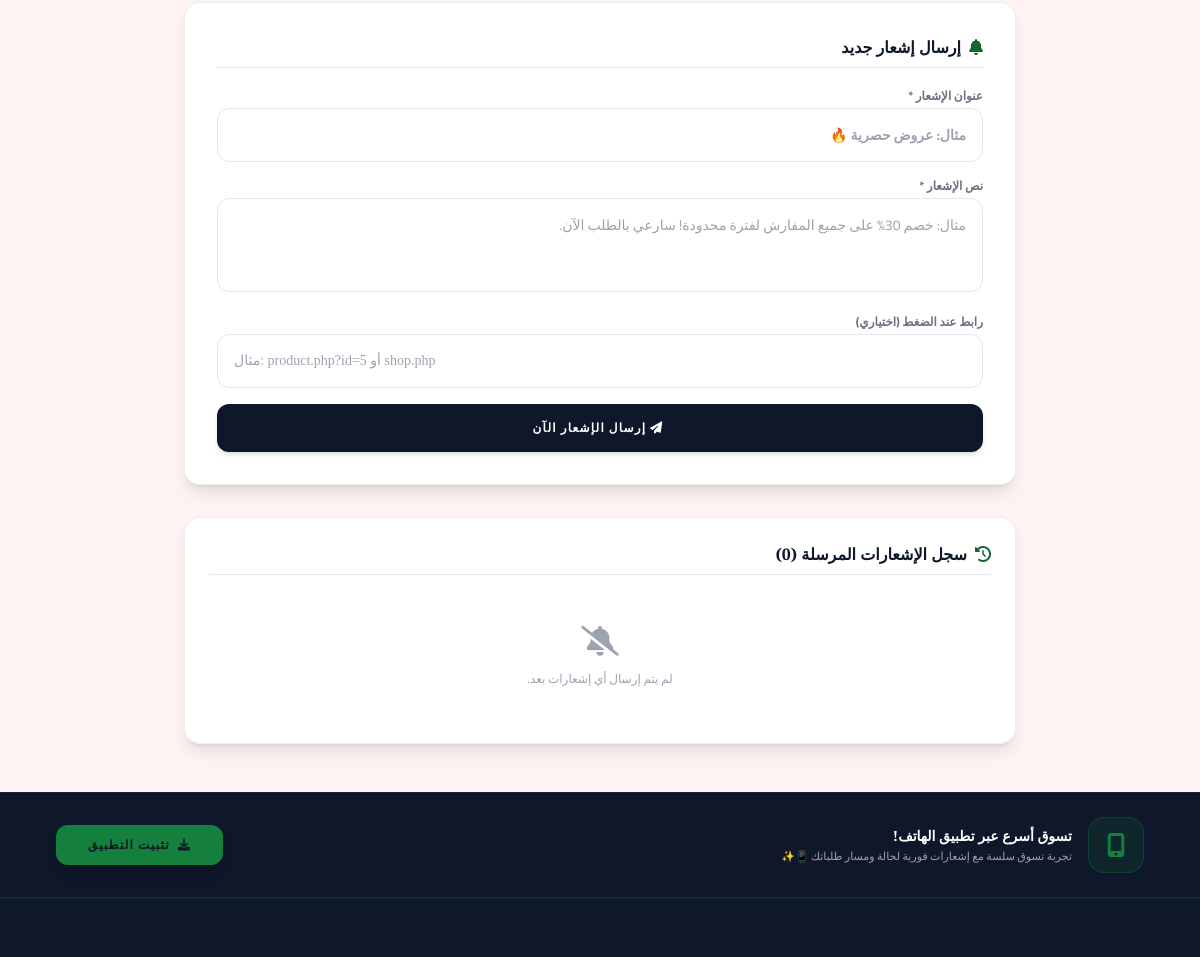
Page /admin_notifications.php (signed in, middle part) on the earlier database version.
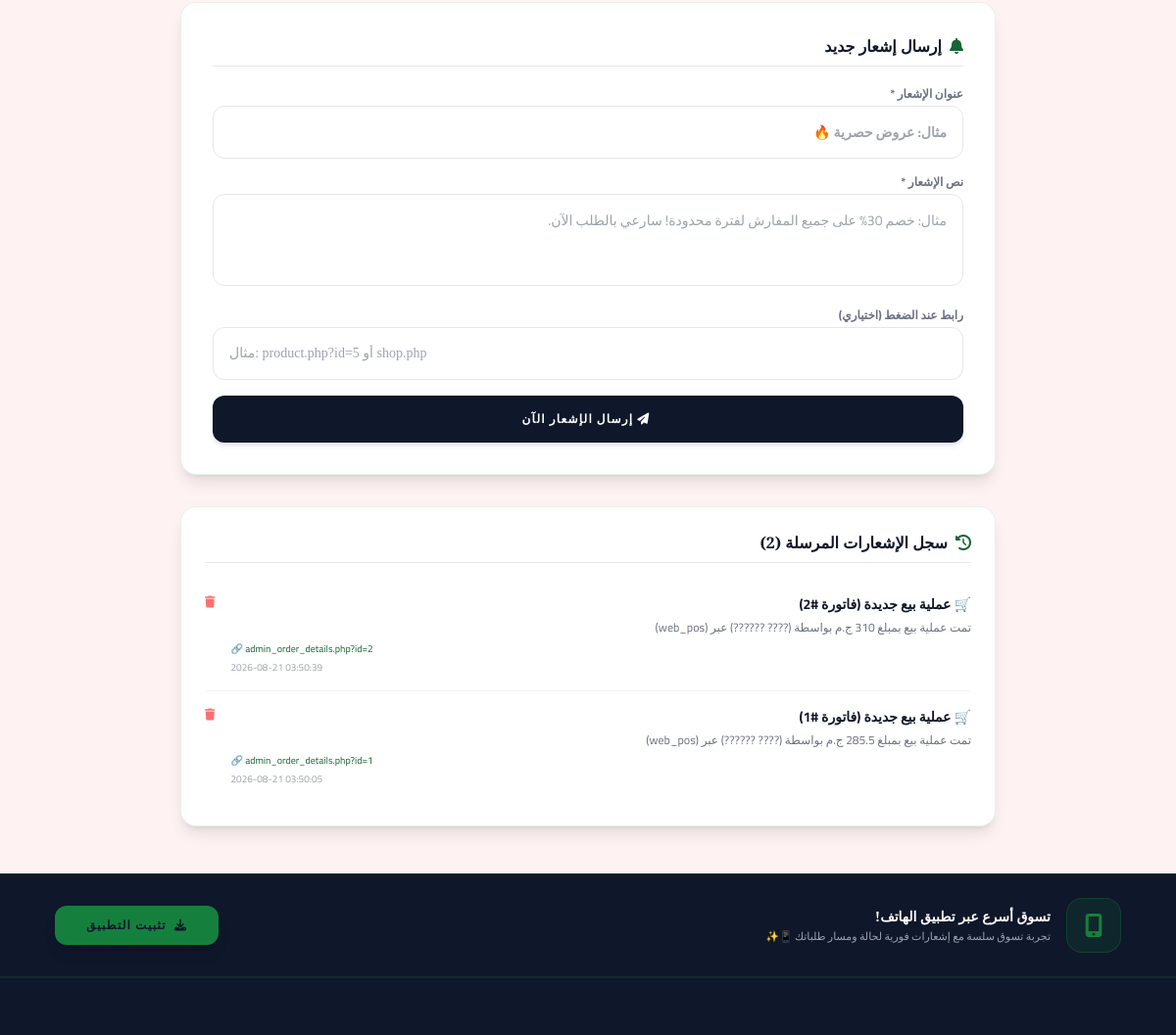
Same page on the later database version.
### tables this page shows
CREATE TABLE notifications (
    id INTEGER PRIMARY KEY AUTOINCREMENT,
    title VARCHAR(255) NOT NULL,
    body TEXT NOT NULL,
    link VARCHAR(500) DEFAULT '',
    created_at TIMESTAMP DEFAULT CURRENT_TIMESTAMP
);

### admin_notifications.php (the view, shortened to what this page needs)
<?php
require_once 'config.php';
$notifications = $pdo->query("SELECT * FROM notifications ORDER BY id DESC LIMIT 50")->fetchAll(PDO::FETCH_ASSOC);
include 'header.php';
?>
<div class="container mx-auto px-4 md:px-8 py-12 max-w-4xl">
    <div class="bg-white p-8 border border-royal-gold/10 shadow-lg rounded-2xl mb-8">
        <h3 class="font-serif font-bold text-base border-b pb-2 mb-5 text-royal-dark flex items-center gap-2">
            <i class="fa-solid fa-bell text-royal-darkgold"></i> إرسال إشعار جديد
        </h3>
        <form method="POST" action="" class="space-y-4">
            <div>
                <label class="text-xs text-gray-500 font-bold block mb-1">عنوان الإشعار *</label>
                <input type="text" name="notif_title" required placeholder="مثال: عروض حصرية 🔥" class="w-full p-4 border border-gray-200 bg-royal-cream/35 outline-none focus:bg-white focus:border-royal-gold transition rounded-xl text-sm font-bold">
            </div>
            <div>
                <label class="text-xs text-gray-500 font-bold block mb-1">نص الإشعار *</label>
                <textarea name="notif_body" required rows="3" placeholder="مثال: خصم 30% على جميع المفارش لفترة محدودة! سارعي بالطلب الآن." class="w-full p-4 border border-gray-200 bg-royal-cream/35 outline-none focus:bg-white focus:border-royal-gold transition rounded-xl text-sm resize-none"></textarea>
            </div>
            <div>
                <label class="text-xs text-gray-500 font-bold block mb-1">رابط عند الضغط (اختياري)</label>
                <input type="text" name="notif_link" placeholder="مثال: product.php?id=5 أو shop.php" class="w-full p-4 border border-gray-200 bg-royal-cream/35 outline-none focus:bg-white focus:border-royal-gold transition rounded-xl text-sm font-serif" dir="ltr">
            </div>
            <button type="submit" name="send_notification" class="w-full bg-royal-charcoal text-white hover:bg-royal-gold hover:text-royal-charcoal font-bold py-4 transition shadow-md rounded-xl btn-shine text-xs uppercase tracking-widest">
                <i class="fa-solid fa-paper-plane mr-1"></i> إرسال الإشعار الآن
            </button>
        </form>
    </div>
    <div class="bg-white p-6 border border-royal-gold/10 shadow-lg rounded-2xl">
        <h3 class="font-serif font-bold text-base border-b pb-2 mb-4 text-royal-dark flex items-center gap-2">
            <i class="fa-solid fa-clock-rotate-left text-royal-darkgold"></i> سجل الإشعارات المرسلة (<?php echo count($notifications); ?>)
        </h3>
        <?php if (empty($notifications)): ?>
            <div class="text-center text-gray-400 py-8 text-xs">
                <i class="fa-solid fa-bell-slash text-3xl mb-3 block"></i>
                لم يتم إرسال أي إشعارات بعد.
            </div>
        <?php else: ?>
            <div class="divide-y divide-gray-100">
                <?php foreach ($notifications as $n): ?>
                    <div class="py-4 flex justify-between items-start gap-4">
                        <div class="flex-grow text-right">
                            <h4 class="font-bold text-sm text-royal-dark"><?php echo htmlspecialchars($n['title']); ?></h4>
                            <p class="text-xs text-gray-500 mt-1 leading-relaxed"><?php echo htmlspecialchars($n['body']); ?></p>
                            <?php if (!empty($n['link'])): ?>
                                <span class="text-[10px] text-royal-darkgold mt-1 block text-left" dir="ltr">🔗 <?php echo htmlspecialchars($n['link']); ?></span>
                            <?php endif; ?>
                            <span class="text-[10px] text-gray-400 mt-1 block text-left" dir="ltr"><?php echo $n['created_at']; ?></span>
                        </div>
                        <a href="admin_notifications.php?delete_notif=<?php echo $n['id']; ?>" onclick="return confirm('حذف هذا الإشعار؟')" class="text-red-400 hover:text-red-600 transition text-xs shrink-0">
                            <i class="fa-solid fa-trash"></i>
                        </a>
                    </div>
                <?php endforeach; ?>
            </div>
        <?php endif; ?>
    </div>
</div>
<?php include 'footer.php'; ?>

Differences in the rows shown:
added notifications: title "🛒 عملية بيع جديدة (فاتورة #2)", body "تمت عملية بيع بمبلغ 310 ج.م بواسطة (???? ??????) عبر (web_pos)", link "admin_order_details.php?id=2", created_at "2026-08-21 03:50:39"
added notifications: title "🛒 عملية بيع جديدة (فاتورة #1)", body "تمت عملية بيع بمبلغ 285.5 ج.م بواسطة (???? ??????) عبر (web_pos)", link "admin_order_details.php?id=1", created_at "2026-08-21 03:50:05"
Other differences:
count($notifications): "0" → "2"
text no longer shown: "لم يتم إرسال أي إشعارات بعد."
